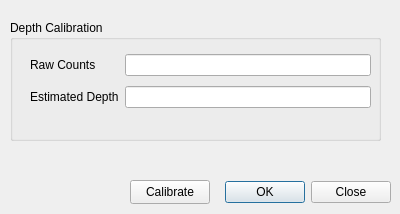
<?xml version="1.0" encoding="UTF-8"?>
<ui version="4.0">
 <class>Form</class>
 <widget class="QWidget" name="Form">
  <property name="geometry">
   <rect>
    <x>0</x>
    <y>0</y>
    <width>400</width>
    <height>214</height>
   </rect>
  </property>
  <property name="windowTitle">
   <string>Form</string>
  </property>
  <widget class="QGroupBox" name="groupBox">
   <property name="geometry">
    <rect>
     <x>10</x>
     <y>20</y>
     <width>371</width>
     <height>121</height>
    </rect>
   </property>
   <property name="title">
    <string>Depth Calibration</string>
   </property>
   <widget class="QWidget" name="">
    <property name="geometry">
     <rect>
      <x>20</x>
      <y>30</y>
      <width>341</width>
      <height>62</height>
     </rect>
    </property>
    <layout class="QGridLayout" name="gridLayout">
     <item row="0" column="0">
      <widget class="QLabel" name="labelRC">
       <property name="text">
        <string>Raw Counts</string>
       </property>
      </widget>
     </item>
     <item row="0" column="1">
      <widget class="QLineEdit" name="lineEditRC"/>
     </item>
     <item row="1" column="0">
      <widget class="QLabel" name="labelED">
       <property name="text">
        <string>Estimated Depth</string>
       </property>
      </widget>
     </item>
     <item row="1" column="1">
      <widget class="QLineEdit" name="lineEditED"/>
     </item>
    </layout>
   </widget>
  </widget>
  <widget class="QDialogButtonBox" name="buttonBox">
   <property name="geometry">
    <rect>
     <x>220</x>
     <y>180</y>
     <width>171</width>
     <height>24</height>
    </rect>
   </property>
   <property name="standardButtons">
    <set>QDialogButtonBox::Close|QDialogButtonBox::Ok</set>
   </property>
  </widget>
  <widget class="QPushButton" name="calibrate">
   <property name="geometry">
    <rect>
     <x>130</x>
     <y>180</y>
     <width>80</width>
     <height>24</height>
    </rect>
   </property>
   <property name="text">
    <string>Calibrate</string>
   </property>
  </widget>
 </widget>
 <resources/>
 <connections/>
</ui>
